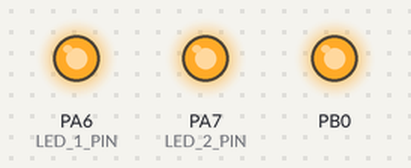
The program below on a simulated STM32 Black Pill. Parts: output pins drawn as LEDs (lit = HIGH). Storage starts empty; what the program prints to the serial monitor is not drawn.

Above: at 0.2 s.
At 38.6 s:
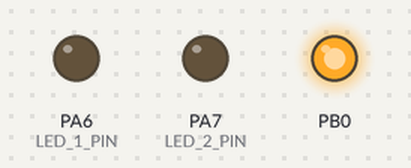
Timing chart, 0 to 40.0 s (numbered marks = the images above):
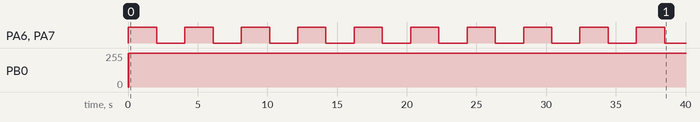

The program:

main.cpp
```cpp
#include <Arduino.h>
#include "comm.h"
#include "spi_flash.h"
#include "sd_card.h"

#define LED_1_PIN PA6
#define LED_2_PIN PA7

#define COMMUNICATION_BAURATE 115200

SPIClass spi1(PB5, PB4, PB3);

typedef struct stm32f407_impl
{
  usb_comm_impl_t *m_usb_com_instance;
  flash_spi_impl  *m_spi_flash_instance;
  sdcard_impl_t   *m_sdcard_instance; // Add a member for the SD card instance
} stm32f407_impl_t;


stm32f407_impl_t *g_stm32f407;

void setup()
{
  g_stm32f407 = (stm32f407_impl_t *)(malloc(sizeof(stm32f407_impl_t)));

  g_stm32f407->m_usb_com_instance = communication_init(COMMUNICATION_BAURATE);

  Serial.write("\r\n--- Main Setup Started ---\r\n", 29);

  Serial.write("[MAIN] Calling SPI Flash initializer...\r\n", 39);
  g_stm32f407->m_spi_flash_instance = flash_spi_init(&spi1, PB0);

  // Initialize the SD Card driver
  Serial.write("[MAIN] Calling SD Card initializer...\r\n", 37);
  g_stm32f407->m_sdcard_instance = sdcard_init();

  Serial.write("[MAIN] Configuring LED pins...\r\n", 32);
  pinMode(LED_1_PIN, OUTPUT);
  pinMode(LED_2_PIN, OUTPUT);
  Serial.write("[MAIN] LED pins configured.\r\n", 29);

  Serial.write("[MAIN] Performing full chip erase on SPI Flash...\r\n", 51);
  g_stm32f407->m_spi_flash_instance->flash_spi_erase();
  Serial.write("[MAIN] Chip erase successful.\r\n", 30);

  const char flash_msg[] = "03112025_2108_FLASH";
  Serial.write("[MAIN] Writing data to SPI flash...\r\n", 37);
  g_stm32f407->m_spi_flash_instance->flash_spi_write(0x000000, (const uint8_t *)flash_msg, sizeof(flash_msg));
  Serial.write("[MAIN] Data write to SPI flash successful.\r\n", 44);

  Serial.write("--- Main Setup Finished ---\r\n", 28);
}

void loop()
{
  Serial.write("\r\n--- Main Loop Cycle Start ---\r\n", 32);

  digitalToggle(LED_1_PIN);
  digitalToggle(LED_2_PIN);
  Serial.write("[MAIN] Toggled LEDs.\r\n", 22);

  // --- SD Card Operation ---
  if (g_stm32f407->m_sdcard_instance && g_stm32f407->m_sdcard_instance->m_is_initialized) {
    const char *filename = "/log.txt";
    const char sd_msg[] = "Hello from STM32 SD Card!";
    g_stm32f407->m_sdcard_instance->sd_write_file(filename, (const uint8_t*)sd_msg, sizeof(sd_msg));

    uint8_t sd_buf[64] = {0};
    int bytes_read = g_stm32f407->m_sdcard_instance->sd_read_file(filename, sd_buf, sizeof(sd_msg));

    if (bytes_read > 0) {
      Serial.write("[MAIN] SD Read successful. Data: ", 33);
      Serial.write((char *)sd_buf, bytes_read);
      Serial.write("\r\n", 2);
    }
  } else {
    Serial.write("[MAIN] SD Card not initialized, skipping operations.\r\n", 56);
  }

  // --- SPI Flash Operation ---
  const char flash_msg[] = "03112025_2108_FLASH";
  uint8_t flash_buf[32] = {0};
  Serial.write("[MAIN] Reading data from SPI flash...\r\n", 39);
  g_stm32f407->m_spi_flash_instance->flash_spi_read(0x000000, flash_buf, sizeof(flash_msg));

  Serial.write("[MAIN] SPI Read successful. Data: ", 34);
  Serial.write((char *)flash_buf, sizeof(flash_msg));
  Serial.write("\r\n", 2);

  // --- Communication Operation ---
  Serial.write("[MAIN] Sending Healthcheck packet...\r\n", 37);
  g_stm32f407->m_usb_com_instance->usb_comm_send((uint8_t *)&(g_stm32f407->m_usb_com_instance->m_healcheck_t), sizeof(mcu_healcheck_t));
  g_stm32f407->m_usb_com_instance->m_healcheck_t.m_miss_count++;

  Serial.write("--- Main Loop Cycle End, delaying 2s ---\r\n", 42);
  delay(2000);
}
```

Measured:
- by itself, PA6 (LED_1_PIN), PA7 (LED_2_PIN): alternates HIGH for 2.0 s and LOW for 2.0 s
- by itself, PB0: 255/255 → 0/255 at 0.03 s, → 254/255 0.04 s later, → 255/255 0.04 s later
